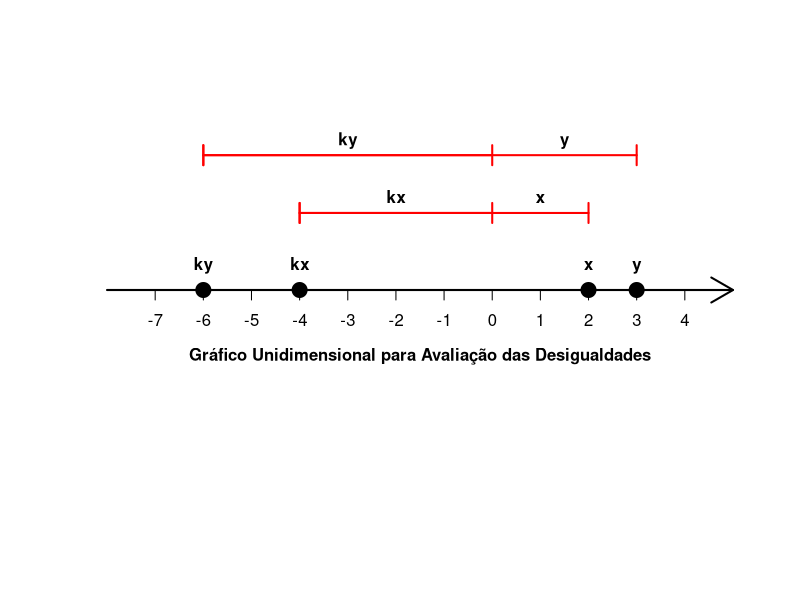
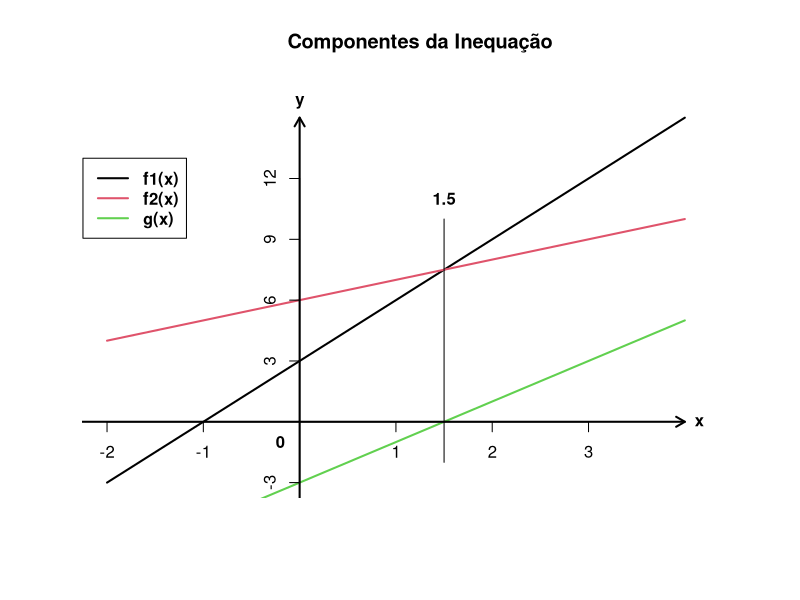

Reproduce these figures in R, in order.
## ---- chunk 1
# Estudo por simulação:

##  Semente:
set.seed(sum(utf8ToInt("BGuide")))

##  Quantidade de números a serem gerados:
n <- 1000000

##  Gera-se aqui 'n' números aleatórios seguindo a distribuição Uniforme de
## parâmetros 'min = 0' e 'max = 1':
x <- runif(n)

##  Em seguida geramos mais 'n' números aleatórios seguindo uma distribuição
## Uniforme de parâmetros 'min = x' e 'max = 1'. Isto faz com que todos os
## números armazenados em y[i] sejam maiores do que os armazenados em x[i], com
## 'i' variando de 1 a 'n'. Mas não implica que y[i] seja maior do que x[j] com
## 'j' também variando de 1 a 'n' e 'i != j':
y <- runif(n, min = x)

##  Soma a quantidade de verificações onde a afirmação 'x^2 <= y^2' for
## verdadeira:
sum(x^2 <= y^2)

##  Observe que o resultado é 1.000.000, exatamente a quantidade de números
## uniformes no intervalo (0, 1) que foram gerados. Logo para todas as
## simulações obteve-se 'x^2 <= y^2'.

##  Obs.: O resultado obtido por simulação não prova a propriedade acima, apenas
## cria evidências a favor dela. A simulação não é necessária aqui pois a
## propriedade pode ser provada analiticamente.
## ---- chunk 2
# Exemplo gráfico

##  O gráfico a seguir tem como objetivo a visualização do que foi dito
## anteriormente. Nele pode-se observar a propriedade 'x <= y  ==>  ky <= kx'
## quando 'k < 0'. No exemplo utilizaremos 'x = 2', 'y = 3' e 'k = -2'.

##  Cria um vetor dos valores a serem plotados:
xy <- c(2, 3)
k <- -2
pontos <- c(k*xy, xy)

##  Atribui 0 aos valores de y
pontos <- cbind(pontos, 0)

##  Atribui nome às coordenadas
rownames(pontos) <- c("kx", "ky", "x", "y")

##  Cria gráfico unidimensional:
plot(pontos, bty = 'n', xaxt = 'n', yaxt = 'n', ylab = '', xlab = '',
     ylim = c(-1, 1),
     xlim = c(pontos[2, 1] - 2, pontos[4, 1] + 2), pch = 19, cex = 2)

##  Eixo do sistema:
arrows(x0 = pontos[2, 1] - 2, x1 = pontos[4, 1] + 2,
       y0 = 0, y1 = 0, lwd = 2)

##  Retas de distância:
arrows(x0 = pontos[1, 1], x1 = c(0, pontos[3, 1]),
       y0 = 0.4, y1 = 0.4,
       angle = 90, code = 3, col = "red", lwd = 2, length = 0.1)

arrows(x0 = pontos[2, 1], x1 = c(0, pontos[4, 1]),
       y0 = 0.7, y1 = 0.7,
       angle = 90, code = 3, col = "red", lwd = 2, length = 0.1)

##  Enumeração do eixo:
axis(side = 1, seq(-7, 4, 1), pos = 0)

##  Legenda:
text(pontos, labels = rownames(pontos), pos = 3, offset = 1, font = 2)

text(x = pontos[1, 1]/2, labels = rownames(pontos)[1], y = 0.4,
     pos = 3, font = 2)
text(x = pontos[2, 1]/2, labels = rownames(pontos)[2], y = 0.7,
     pos = 3, font = 2)
text(x = pontos[3, 1]/2, labels = rownames(pontos)[3], y = 0.4,
     pos = 3, font = 2)
text(x = pontos[4, 1]/2, labels = rownames(pontos)[4], y = 0.7,
     pos = 3, font = 2)

text(y = 0, x = (pontos[2, 1] + pontos[4, 1])/2,
     labels = "Gráfico Unidimensional para Avaliação das Desigualdades",
     pos = 1, offset = 3, font = 2)


## ---- chunk 3
# Resolução no R

##  Para resolver a inequação pelo R consideraremos as seguintes expressões:
## 'f1(x) = 3x + 3' e 'f2(x) = x + 6'.
f1 <- function(x){
  3*x + 3
}

f2 <- function(x){
  x + 6
}

##  A desigualdade é 'f1(x) < f2(x)' logo 'f1(x) - f2(x) < 0'. Logo queremos os
## valores de x para os quais 'f1(x) - f2(x)' seja menor que zero.
##  Começaremos achando a raiz da expressão 'f1(x) - f2(x)'.
##  A função abaixo utiliza utiliza iterações para achar a raiz em um intervalo
## pré-determinado, utiliza-se aqui o intervalo (-10, 10) mas é possível inserir
## grandes intervalos a um certo custo de tempo computacional (neste caso
## razoável).
uniroot(function(x){f1(x) - f2(x)}, c(-10, 10))$root

##  O resultado revela somente a raiz da função. No entanto queremos saber onde
## se localizam os valores positivos e negativos da função.
##  Chamaremos nessa etapa a expressão 'f1(x) - f2(x)' de 'g(x)'.
g <- function(x){
  f1(x) - f2(x)
}

##  Sabemos que a raiz da função 'g(x)' é 1.5, logo basta verificarmos os
## valores ao redor da raiz.
x <- seq(from = 1, to = 2, by = 0.1)
data.frame(x, g(x))

##  Pode-se observar que para valores menores que 1.5, g(x) assume valores
## negativos. Logo os valores de x que satisfazem a inequação são dados por
## 'x < 1.5'

# Exemplo Gráfico

##  O gráfico a seguir representa f1(x), f2(x) e g(x). Observe que para valores
## menores que 1.5 temos f1(x) < f2(x), para x = 1.5 temos f1(x) = f2(x) e para
## valores maiores que 1.5 temos f1(x) > f2(x).

##  Repare também que para valores menores que zero temos g(x) < 0, para x = 0
## temos g(x) = 0 e para valores maiores que zero temos g(x) > 0.

##  Curvas:
curve(f1, from = -2, to = 4, xlim = c(-2, 4.5), ylim = c(-3, 16), lwd = 2,
      bty = 'n', xaxt = 'n', yaxt = 'n', ylab = '', xlab = '',
      main = 'Componentes da Inequação')
curve(f2, from = -2, to = 4, add = TRUE, col = 2, lwd = 2)
curve(g, from = -2, to = 4, add = TRUE, col = 3, lwd = 2)

##  Eixos:
arrows(x0 = -2.5, x1 = 4,
       y0 = 0, y1 = 0, lwd = 2, length = 0.1)
arrows(x0 = 0, x1 = 0,
       y0 = -4, y1 = 15, lwd = 2, length = 0.1)

##  Ponto de intersecção:
segments(x0 = 1.5, x1 = 1.5,
         y0 = -2, y1 = 10, lwd = 1)

##  Enumeração dos eixos:
axis(side = 1, c(seq(-2, -1, 1), seq(1, 3, 1)), pos = 0)
axis(side = 2, c(-3, 3, 6, 9, 12), pos = 0)

##  Legenda:
legend(-2.25, 13, col = c(1, 2, 3), c('f1(x)', 'f2(x)', 'g(x)'),
       lwd = 2, text.font = 2)

text(x = c(4.15, 0, -0.2, 1.5), y = c(0, 15.75, -1, 11),
     labels = c("x", "y", "0", "1.5"), font = 2)

